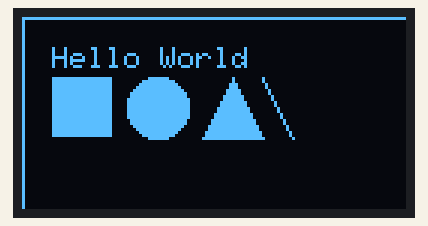
Recording of a program running on a simulated ESP32. On the bench: 128×64 one-colour display. The display library's start-up logo is not drawn.

Above: at 2.1 s.

The program:

main.cpp
```cpp
//https://github.com/adafruit/Adafruit_SH110x
#include <Wire.h>
#include <Adafruit_GFX.h>
#include <Adafruit_SH110X.h>

#define SCREEN_WIDTH 64
#define SCREEN_HEIGHT 128

// Declaration for the SH1107 (initialize with the I2C address 0x3C or 0x3D)
Adafruit_SH1107 display = Adafruit_SH1107(SCREEN_WIDTH, SCREEN_HEIGHT, &Wire, -1);

void setup() {
  // Start I2C communication
  Wire.begin(26, 32);

  // Initialize the display
  if(!display.begin(0x3C, true)) {  // Address 0x3C or 0x3D
    Serial.println(F("SSD1306 allocation failed"));
    for(;;);
  }

  display.display();
  delay(2000);  // Pause for 2 seconds

  // Clear the buffer
  display.clearDisplay();
  display.setRotation(1);//1 - with the longer dimension, 0 - with the shorter dimension

  // Display initial message
  display.setTextSize(1);
  display.setTextColor(SH110X_WHITE);
  display.setCursor(10, 10);
  display.println("Hello World");

  display.drawFastVLine(0, 0, 64, SH110X_WHITE);
  display.drawFastHLine(0, 0, 128, SH110X_WHITE);

  display.fillRect(10,20,20,20,SH110X_WHITE);
  display.fillCircle(45,30,10,SH110X_WHITE);
  display.fillTriangle(60,40,70,20,80,40,SH110X_WHITE);

  display.drawLine(80,20,90,40,SH110X_WHITE);

  //display.invertDisplay(true);

  display.display();//writes elements on the screen
}

void loop() {
}

//Adafruit GFX is library that have graphics primitves such as lines, circles, text, etc.


/*
// M5Stack-Atom << Board
// Arduino <<Framework
// monitor_speed = 115200 << platformio.ini
#include <Arduino.h>

const int buttonPin = 39; //BTN pin
//int a=0;

void setup() {
  Serial.begin(115200);
  pinMode(buttonPin, INPUT);
  Serial.println("hello-setup");
}

void loop() {
  int buttonState = digitalRead(buttonPin);

  //Serial.print("loop");
  //Serial.println(a);
  //a+=1;

  if (buttonState == LOW) {  // The button is pressed (active low)
    Serial.println("Button pressed");
    delay(200);  // Debounce delay
  }
}

*/
```
